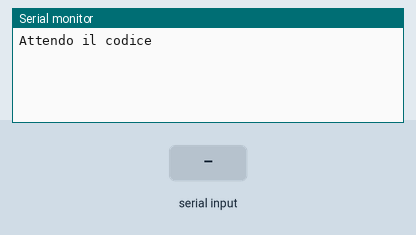
This sketch was run on a simulated ESP32. Parts: the last lines printed to the serial monitor. Inputs (shaded band) come from the test bench.

Above: at 1.2 s.
1.3 s: "1\n" received over the second serial link
At 2.2 s:
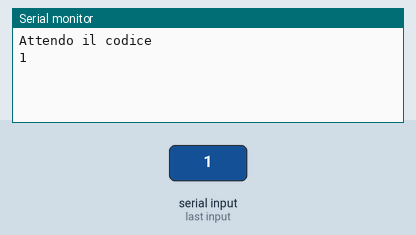
2.8 s: "0\n" received over the second serial link
At 3.4 s:
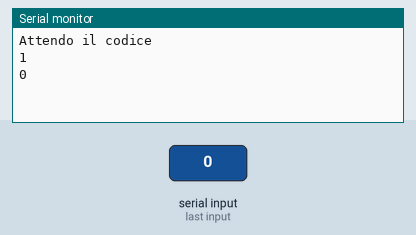
4.3 s: "2\n" received over the second serial link
At 5.7 s:
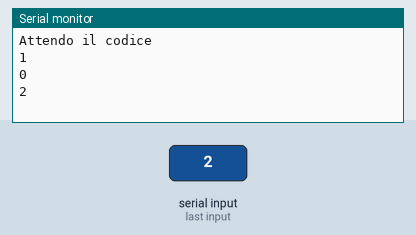

Measured:
- after the input at 1.3 s, the serial monitor: prints a new line at once (image 1)
- after the input at 2.8 s, the serial monitor: prints a new line at once (image 2)
- after the input at 4.3 s, the serial monitor: prints a new line at once (image 3)

The sketch:

qrcode-reader.ino
```cpp
HardwareSerial qrreader(2); //UART2

void setup() {
  Serial.begin(115200);
  qrreader.begin(9600, SERIAL_8N1, 16, 17); //RX=16 e TX=17

  Serial.println("Attendo il codice");
}

void loop() {
  if (qrreader.available()) {
    String dati = qrreader.readStringUntil('\n');
    Serial.println(dati);
  }

}
```
